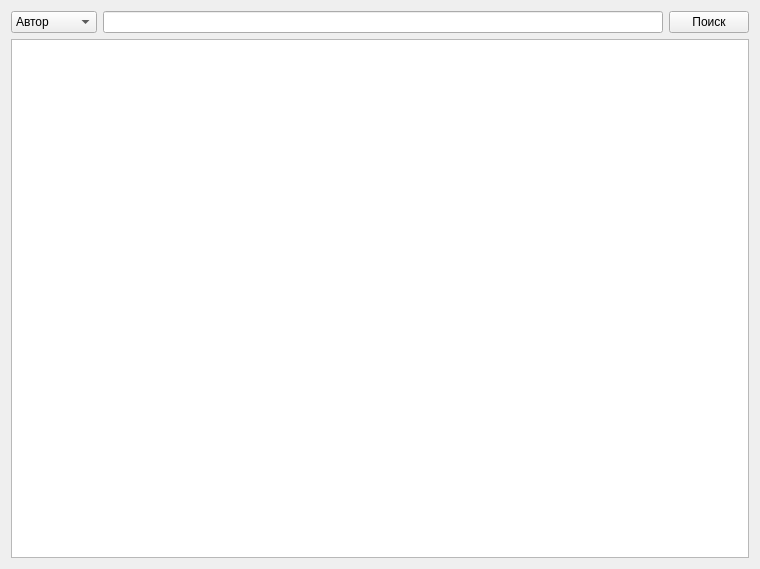
<?xml version="1.0" encoding="UTF-8"?>
<ui version="4.0">
 <class>Form</class>
 <widget class="QWidget" name="Form">
  <property name="geometry">
   <rect>
    <x>0</x>
    <y>0</y>
    <width>760</width>
    <height>569</height>
   </rect>
  </property>
  <property name="windowTitle">
   <string>Form</string>
  </property>
  <layout class="QGridLayout" name="gridLayout_2">
   <item row="0" column="0">
    <layout class="QGridLayout" name="gridLayout">
     <item row="0" column="1">
      <widget class="QLineEdit" name="lineEdit">
       <property name="sizePolicy">
        <sizepolicy hsizetype="Minimum" vsizetype="Maximum">
         <horstretch>0</horstretch>
         <verstretch>0</verstretch>
        </sizepolicy>
       </property>
      </widget>
     </item>
     <item row="0" column="2">
      <widget class="QPushButton" name="pushButton">
       <property name="sizePolicy">
        <sizepolicy hsizetype="Maximum" vsizetype="Maximum">
         <horstretch>0</horstretch>
         <verstretch>0</verstretch>
        </sizepolicy>
       </property>
       <property name="text">
        <string>Поиск</string>
       </property>
      </widget>
     </item>
     <item row="0" column="0">
      <widget class="QComboBox" name="comboBox">
       <property name="sizePolicy">
        <sizepolicy hsizetype="Maximum" vsizetype="Maximum">
         <horstretch>0</horstretch>
         <verstretch>0</verstretch>
        </sizepolicy>
       </property>
       <item>
        <property name="text">
         <string>Автор</string>
        </property>
       </item>
       <item>
        <property name="text">
         <string>Название</string>
        </property>
       </item>
      </widget>
     </item>
     <item row="1" column="0" colspan="3">
      <widget class="QTableWidget" name="tableWidget"/>
     </item>
    </layout>
   </item>
  </layout>
 </widget>
 <resources/>
 <connections/>
</ui>
